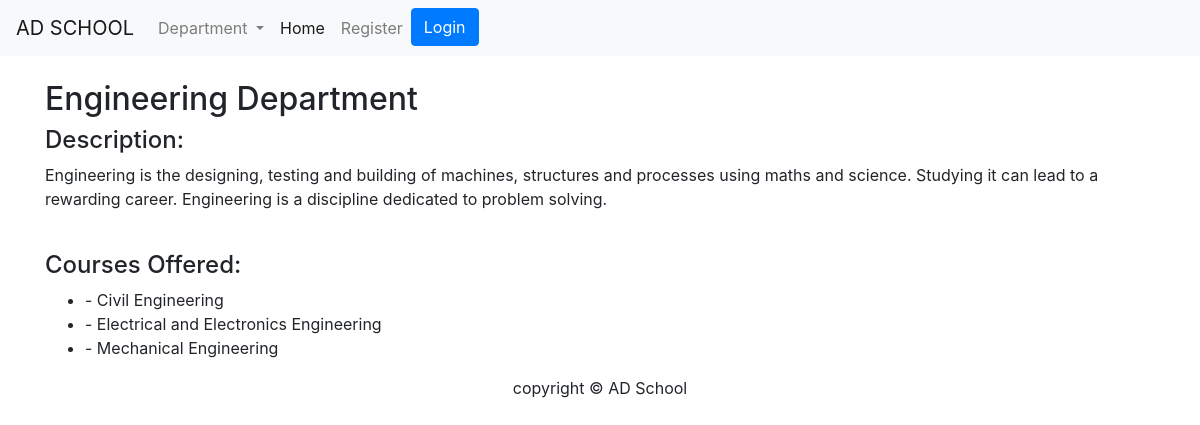
Page /department/engineering/ on the committed database.
### schoolapp/models.py (models this page shows, shortened)
class Department(models.Model):
    name = models.CharField(max_length=250, unique=True)
    slug = models.SlugField(max_length=250, unique=True)
    description = models.TextField(blank=True)
    class Meta:
        ordering = ('name',)
        verbose_name = 'dept'
        verbose_name_plural = 'department'

class Course(models.Model):
    name = models.CharField(max_length=250, unique=True)
    slug = models.SlugField(max_length=250, unique=True)
    description = models.TextField(blank=True)
    department = models.ForeignKey(Department, on_delete=models.CASCADE)
    class Meta:
        ordering = ('name',)
        verbose_name = 'course'
        verbose_name_plural = 'courses'

### schoolapp/views.py (the view)
# urls.py: path('department/<slug:d_slug>/', views.department_detail, name='department_detail'),
def department_detail(request, d_slug):
    department = get_object_or_404(Department, slug=d_slug)
    courses = Course.objects.filter(department=department)
    return render(request, 'department_detail.html', {'department': department, 'courses': courses})

### schoolapp/context_processors.py (called while the page is built)
def menu_links(request):
    links = Department.objects.all()
    return dict(links=links)

### templates/department_detail.html
{% extends 'base.html' %}
{% block content %}
<div class="container">
<br>
<h2>{{ department.name }} Department</h2>
    <div>
        <h4>Description:</h4>
        <p>{{ department.description }}</p>
    </div>
<br>
    <div>
        <h4>Courses Offered:</h4>
        <ul>
            {% for course in courses %}
            <li>{{ course.title }} - {{ course.description }}</li>
            {% endfor %}
        </ul>
    </div>
    </div>
{% endblock %}

### rows in the picture
Department: name "Engineering", description "Engineering is the designing, testing and building of machines, structures and processes using maths and science. Studying it can lead to a rewarding career. Engineering is a discipline dedicated to problem solving."
Course: description "Civil Engineering"
Course: description "Electrical and Electronics Engineering"
Course: description "Mechanical Engineering"
